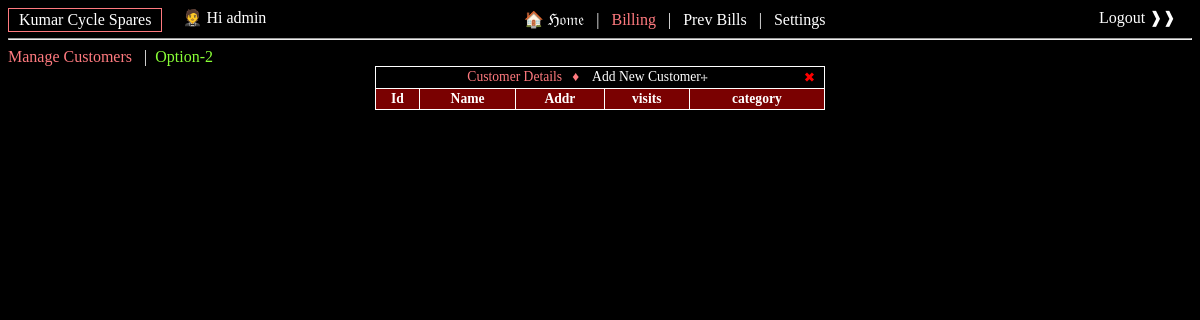
Page /customers/ (signed in) on the earlier database version.
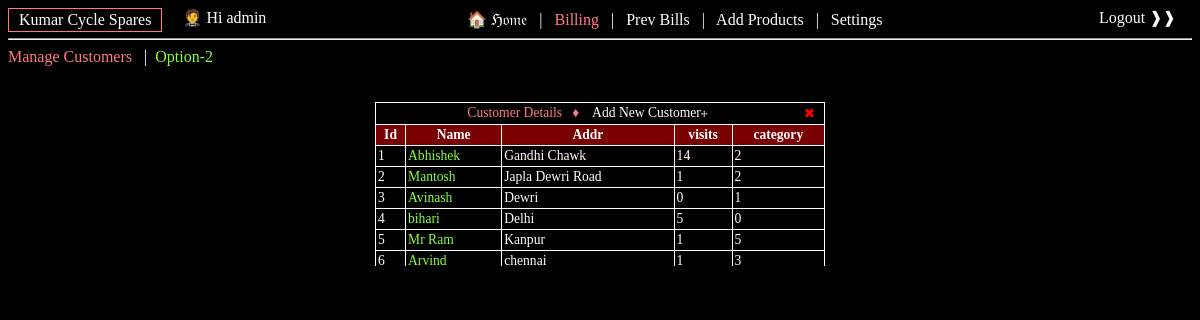
Same page on the later database version.
### stores_app/models.py (models this page shows)
class store(models.Model):
    name = models.CharField(max_length=50)
    address = models.CharField(max_length=100)
    cash_value = models.IntegerField(default=0)
    activeFlag = models.CharField(max_length=1, default='Y')
    creator = models.ForeignKey(User, on_delete=models.SET_NULL, blank=True, null=True) # Store Owner
    def __str__(self):
        return self.name

### products/models.py (models this page shows, shortened)
class customer(models.Model):
	name = models.CharField(max_length=81)
	addr = models.CharField(max_length=80)
	visit_freq = models.IntegerField(default=0)
	category = models.IntegerField(default=0)
	store_obj = models.ForeignKey(store, on_delete=models.SET_NULL, blank=True, null=True)

### products/views.py (the view)
# urls.py: path('customers/',views.cust_home, name="cust_home"),
@login_required(login_url='/login/')
def cust_home(request):
    if 'term' in request.GET:
        cust_names = []
        qs = list(customer.objects.filter(store_obj=get_store_obj(request.user)).filter(name__icontains=request.GET.get('term')))  #istartswith can also be used.
        for item in qs:
            cust_names.append(item.name)
        return JsonResponse(cust_names, safe=False)
    else:
        data = {}
        store_obj = get_store_obj(request.user)
        data['store_obj'] = store_obj
        data['cust_obj_list'] = list(customer.objects.all().filter(store_obj=store_obj))
        return render(request,'customers.html', data)

### products/templatetags/extra_filters.py (called while the page is built)
@register.filter(name='has_group')
def has_group(request, group_name):
    groups = [str(group) for group in request.user.groups.all()]
    return True if group_name in groups else False

### products/views.py (called while the page is built)
def get_store_obj(user_obj):
    emp_obj = store_emp.objects.all().filter(emp_obj=user_obj).first()
    return emp_obj.store_obj if emp_obj is not None else "Store not available"

### products/templates/customers.html (shortened to what this page needs)
{% load static %}
{% load extra_filters %}
<html>
<head>
<link rel="stylesheet" href="{% static 'bootstrap/css/jquery-ui.css' %}">
</head>
<body bgcolor="#000;">
	<div class="t_w" style="float: left; padding:2px; border: 1px solid #ff7a7f; ">&ensp;{{store_obj}}&ensp; </div>
	<div class="t_w" style="float: left; "> &ensp;&ensp; &#129333;  Hi {{user}} &ensp;&ensp;&ensp;&ensp;</div>
	<center class="t_w">
		<a href="/" class="t_w t_hover">  &#127968; &Hfr;&ofr;&mfr;&efr;<a/> &ensp;|&ensp;
		<a href="/bill/" class="t_w t_hover" style="color:#ff7a7f;">Billing</a> &ensp;|&ensp;
		<a href="/prev_bill/" class="t_w t_hover">Prev Bills</a>
		{% if request|has_group:'store_manager' %}
			&ensp;|&ensp; <a href="/add/" class="t_w t_hover">Add Products</a>
		{% endif %}
		{% if user.is_superuser %}
			&ensp;|&ensp; <a href="/settings/" class="t_w t_hover">Settings</a>
		{% endif %}
		<a href="/logout/" class="t_w t_hover" style="float:inline-end;">&ensp;&ensp;&ensp;&ensp;&ensp;&ensp; Logout &#10097;&#10097;&ensp;&ensp; </a>
		<hr/>
	</center>
	<div class="t_w" style="float: left;">
		<a href="#" class="t_w t_hover" style="color:#ff7a7f;">Manage Customers</a>  &ensp;|&ensp;
   </div>
   <div class="t_w" style="float: left;">
	   <a href="#" class="t_w t_hover" style="color:#89ff36;">Option-2 </a>
   </div>
<center class="t_w">
<div style="width:450px;overflow-y: auto; scrollbar-width: none; -ms-overflow-style: none; height: 200px;" id="all_cust">
	<table class="t_w" style="width:450px; font-size: 85%;">
	<tr>
		<td colspan=5>
			<center style="color:#ff7a7f;">
				Customer Details&ensp;  &#9830; &ensp;
				<span id="btn_add_cust" class="t_hover">Add New Customer&#10750;</span>
				<span onclick="history.back()" id="cross" style="float:inline-end;cursor: pointer;">&ensp;&#10006;&ensp;</span>
			</center>
		</td>
	</tr>
	<tr style="background-color: rgb(122, 1, 1); position: sticky; top: 1; z-index: 1;">
		<th> Id </th>
		<th> Name </th>
		<th> Addr </th>
		<th> visits </th>
		<th> category </th>
	</tr>
	{% for cust_obj in cust_obj_list %}
	<tr style="color:white;">
		<td>{{cust_obj.id}}</td> &ensp;
		<td class="custnm" id="row{{cust_obj.id}}"><span style="color:#89ff36;">{{cust_obj.name}}</span></td> &ensp;
		<td>{{cust_obj.addr}}</td> &ensp;
		<td>{{cust_obj.visit_freq}}</td> &ensp;
		<td>{{cust_obj.category}}</td> &ensp;
	</tr>
	{% endfor %}
	</table>
</div>
</center>
</body>
</html>

### products/templates/customers.html (style rules this page uses)
table, th, td { border: 1px solid white; border-collapse: collapse; padding:2px; }
.t_w { color:white; text-decoration:none; }
.t_hover { color:white; }
.custnm, #btn_add_cust { cursor:pointer; }
#cross { color: red; }

Differences in the rows shown:
added customer: id "1", name "Abhishek", addr "Gandhi Chawk", visit_freq "14", category "2"
added customer: id "2", name "Mantosh", addr "Japla Dewri Road", visit_freq "1", category "2"
added customer: id "3", name "Avinash", addr "Dewri", visit_freq "0", category "1"
added customer: id "4", name "bihari", addr "Delhi", visit_freq "5", category "0"
added customer: id "5", name "Mr Ram", addr "Kanpur", visit_freq "1", category "5"
added customer: id "6", name "Arvind", addr "chennai", visit_freq "1", category "3"
Other differences:
text now shown: "| Add Products"
